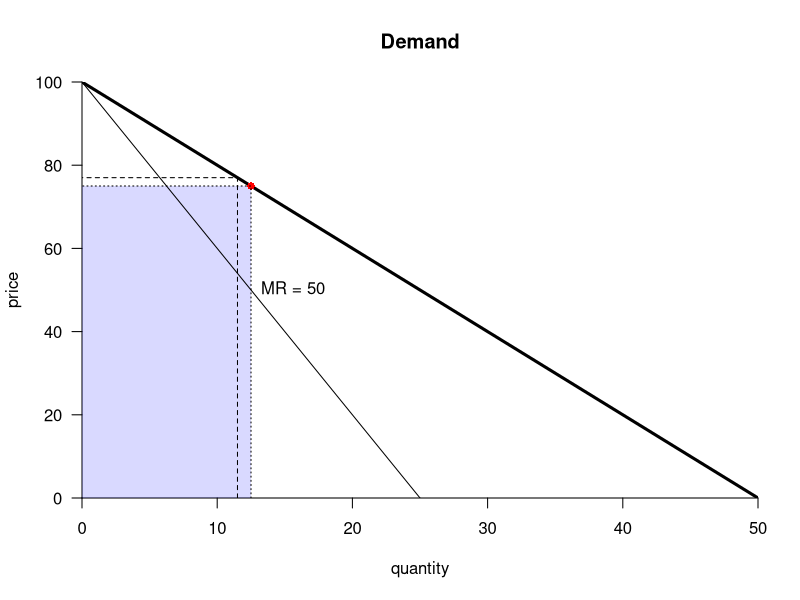
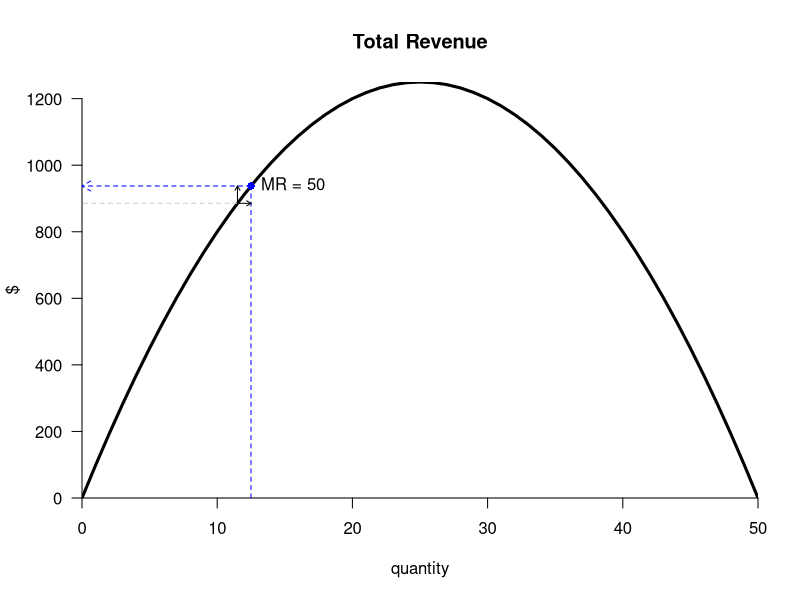

Write R code to recreate these figures, in order.
## ---- chunk 1
a <- 100
b <- 2

inv_demand <- function(q) a-b*q
demand <- function(p) (a-p)/b
TR <- function(q) inv_demand(q)*q
MR <- function(q) a-2*b*q

max_p <- a
max_q <- demand(0)

input_q <- max_q/4

show_q <- TRUE
show_TR <- TRUE
show_MR <- TRUE
## ---- chunk 2
plot(0:max_q, inv_demand((0:max_q)), axes = FALSE,
     type = "l", lwd = 3,
     yaxs = "i", xaxs = "i",
     xlab = "quantity",
     ylab = "price",
     main = "Demand")
axis(1); axis(2, las = 1)

if(show_TR) {
  polygon(c(0, input_q, input_q, 0),
        c(0, 0, inv_demand(input_q), inv_demand(input_q)),
        col = rgb(0, 0, 1, alpha = .15),
        border = FALSE)
}

if(show_q) {
  points(input_q, inv_demand(input_q), 
       pch = 16, col = "red")
  lines(c(input_q, input_q, 0),
        c(0, inv_demand(input_q), inv_demand(input_q)),
        lty = 3)
}

if(show_MR) {
  lines(c(input_q-1, input_q-1, 0),
        c(0, inv_demand(input_q-1), inv_demand(input_q-1)),
        lty = 2)
  abline(a, -2*b)
  text(input_q, MR(input_q), 
     paste("MR =", round(MR(input_q))),
     pos = 4)
}

## ---- chunk 3
plot(0:max_q, TR(0:max_q), 
     axes = FALSE,
     type = "l", lwd = 3,
     yaxs = "i", xaxs = "i",
     xlab = "quantity",
     ylab = "$",
     main = "Total Revenue")
axis(1); axis(2, las = 1)

if(show_q) {
  points(input_q, TR(input_q), 
       pch = 16, col = "blue")
  lines(c(input_q, input_q),
      c(0, TR(input_q)),
      col = "blue", lty = 2
      )
  arrows(input_q, TR(input_q), 0, TR(input_q),
       length = .1, lty = 2,
       col = "blue")
}

if(show_MR) {
  lines(c(input_q-1, 0),
      c(TR(input_q-1), TR(input_q-1)),
      col = "grey80", lty = 2
      )
  text(input_q, TR(input_q), 
     paste("MR =", round(MR(input_q))),
     pos = 4)
  arrows(input_q-1, TR(input_q-1), 
       input_q-1, y1 = TR(input_q),
       length = .05)
  arrows(input_q-1, TR(input_q-1), 
       input_q, TR(input_q-1),
       length = .05)
}
